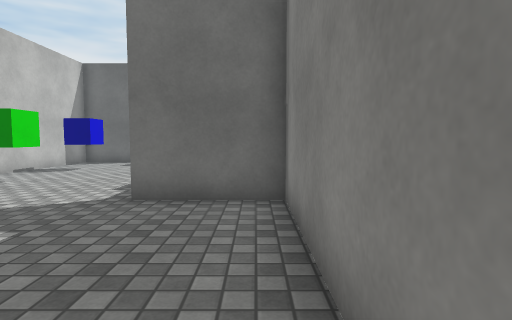
[1] (above)

12 first-person views from a walk through a Unity game level. The camera is 1.2 m above the floor, tilts 4° down and sees 80° across. The floor is counted in squares, 1 m on a side. Each view is taken from the middle of a square. On the plan, view 1 faces up. The plan holds only what a view shows up to about 13 squares ahead; the rest is blank. The place goes on beyond the plan. The player is left out. Door leaves are left out, so doorways stand open. Surface patterns are stand-ins for the level's own textures.

[2]
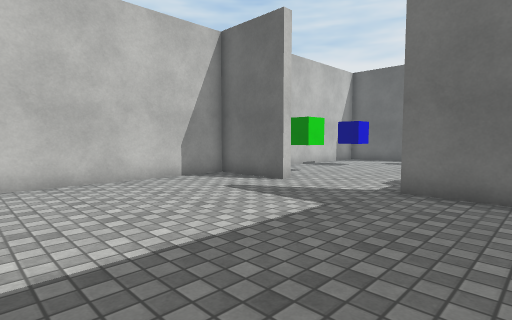

[3]
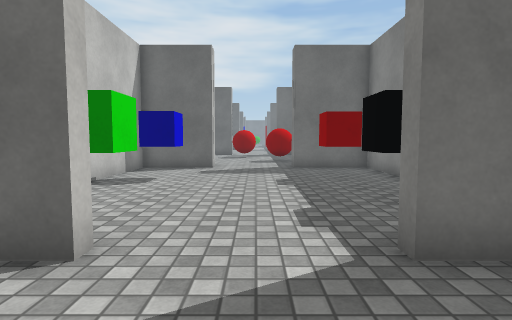

[4]
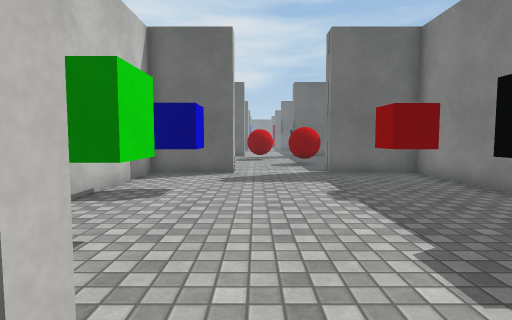

[5]
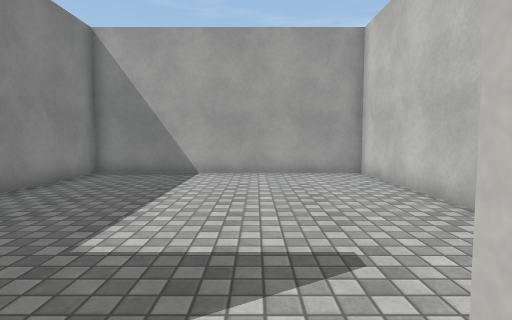

[6]
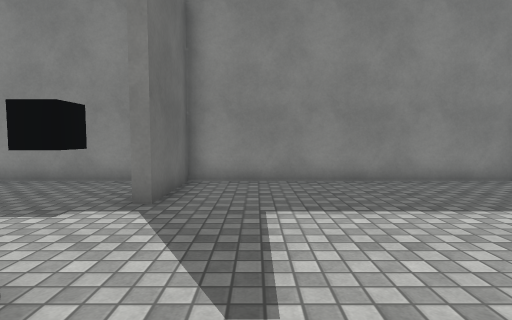

[7]
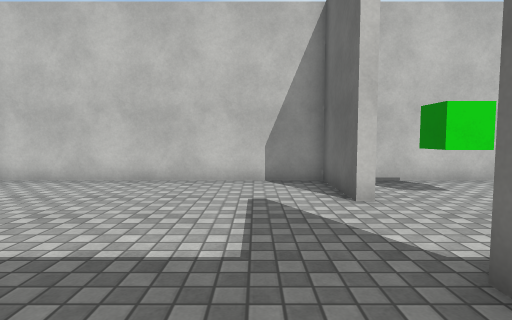

[8]
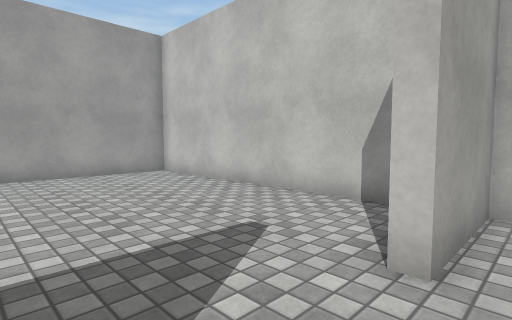

[9]
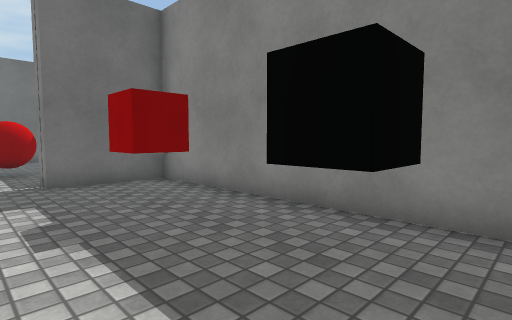

[10]
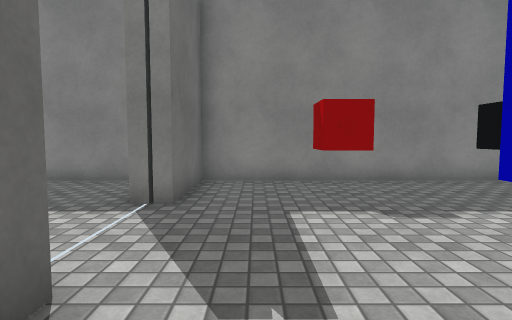

[11]
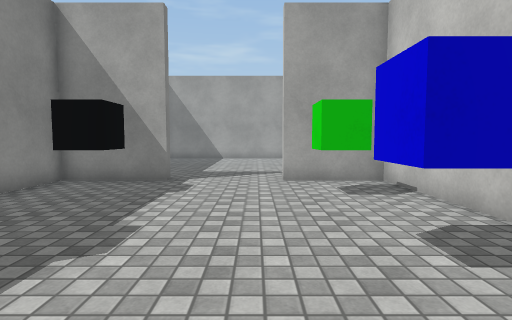

[12]
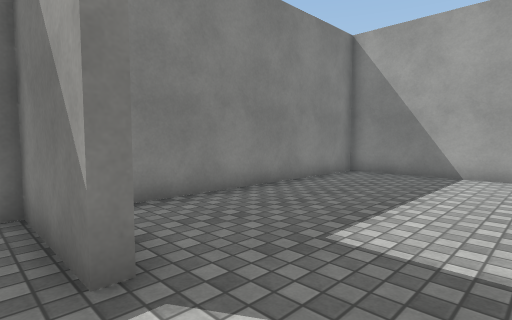

### Floor plan
Ten units are one square. View 1 is at (0, 0); x grows to the right and y downward. Boxes are objects, and circles mark ways between rooms. Rooms are numbered by the first view taken in them; rooms with no view inside come last. Other rooms are left out.
<svg viewBox="-92 -165 103 206">
<path fill="none" stroke="#000" d="M-58 -59 -87 -59 -87 36 6 36 6 -59 -24 -59M-58 -155 -87 -155 -87 -63 -58 -63M-24 -63 6 -63 6 -155 -24 -155"/>
<rect x="-75" y="-95" width="10" height="20" fill="#bbb"><title>green cube</title></rect>
<rect x="-75" y="-125" width="10" height="10" fill="#bbb"><title>blue cube</title></rect>
<rect x="-25" y="-95" width="20" height="20" fill="#bbb"><title>black cube</title></rect>
<rect x="-25" y="-125" width="20" height="10" fill="#bbb"><title>red cube</title></rect>
<circle cx="-40" cy="-60" r="3" fill="#2a7"/>
<text x="-40" y="-10">1</text>
<text x="-40" y="-110">2</text>
</svg>
Room 1 opens to room 2.

Where each view was taken, in squares from view 1:
view 1: 0 up, 0 right, facing up
view 2: 1 down, 0 right, facing up-left
view 3: 3 up, 4 left, facing up
view 4: 5 up, 5 left, facing up
view 5: 7 up, 5 left, facing down
view 6: 4 up, 8 left, facing right
view 7: 4 up, 0 right, facing left
view 8: 7 up, 3 left, facing down-left
view 9: 7 up, 4 left, facing up-right
view 10: 14 up, 8 left, facing right
view 11: 15 up, 5 left, facing down
view 12: 7 up, 5 left, facing down-right
